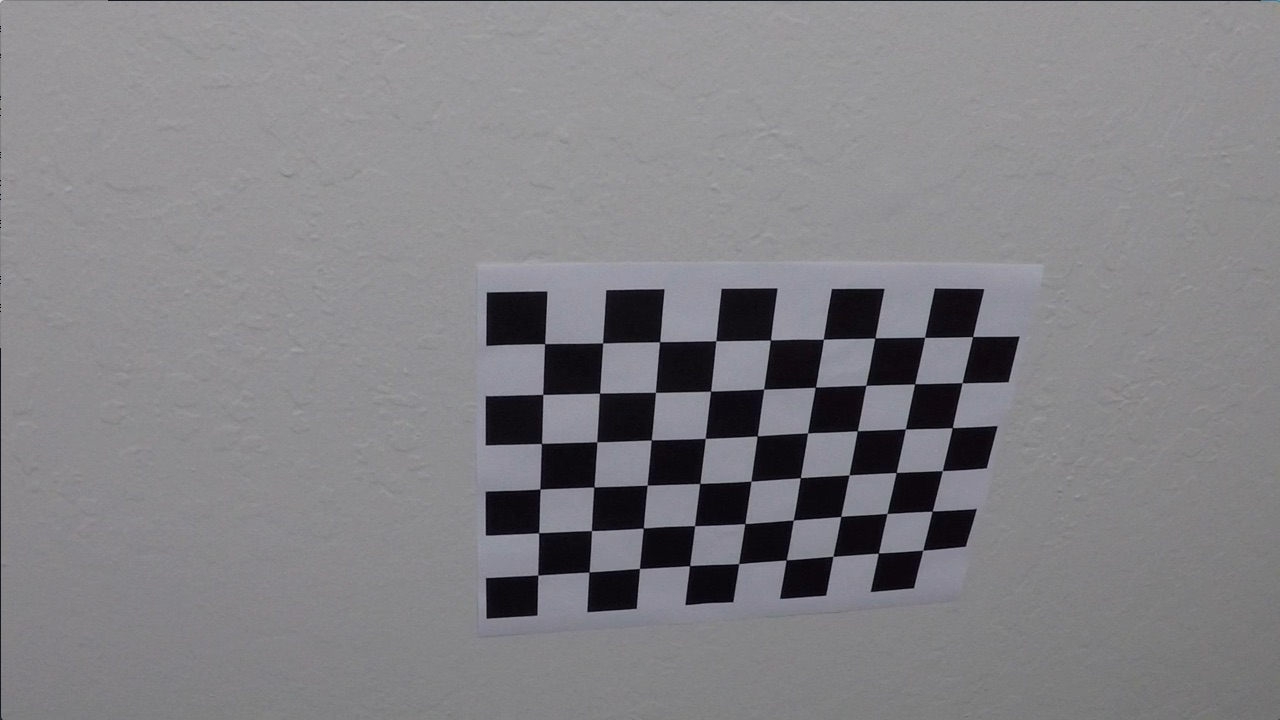
#> input picture camera_cal/calibration10.jpg, 1280 x 720 px; its folder holds only this picture in this run
$ jupyter execute --allow-errors 'Lane Detection worksheet.ipynb'   (shell and % lines are left out)   (older library calls are emulated)
#> lines starting #> are read from the running program, lines starting #| are printed output that depends on the picture; after the words box and inside, x2 and y2 are one past the last pixel; in counts of white or black regions, pixels touching at a corner belong together
#> further down, img is the input picture: shape (720, 1280, 3); mean B, G, R 133.1, 129.4, 130.2
#> `ret, corners = cv2.findChessboardCorners(gray, (x_cor,y_cor), None)`: ret = True; corners = 54 rows, first 8: [545.3, 343.1], [602.7, 342.8], [660.1, 341.3], [715.8, 340.7], [770.6, 340], [823.5, 339.2], [874.3, 338.5], [925.1, 337.4]
# Advance Lane Detection

**Advanced Lane Finding Project**

The goals / steps of this project are the following:

* Compute the camera calibration matrix and distortion coefficients given a set of chessboard images.
* Apply a distortion correction to raw images.
* Use color transforms, gradients, etc., to create a thresholded binary image.
* Apply a perspective transform to rectify binary image ("birds-eye view").
* Detect lane pixels and fit to find the lane boundary.
* Determine the curvature of the lane and vehicle position with respect to center.
* Warp the detected lane boundaries back onto the original image.
* Output visual display of the lane boundaries and numerical estimation of lane curvature and vehicle position.

# Camera Calibration

* Camera has been calibrated using chessboard images found on the camera_cal folder.
* [Reference](https://github.com/udacity/CarND-Camera-Calibration)

- The number of corners in x axis and y axis are defined so opencv can find the corners in the image and store the object points in objpoints and imgpoints array,
- which will later be used to get the camera matrix from calibrate camera function.
- camera matrix is useful in undistorting the image

[cell 1]
import cv2
import glob
import numpy as np
import matplotlib.pyplot as plt
import matplotlib.image as mpimg

x_cor = 9
y_cor = 6
# Prepare object points, like (0,0,0), (1,0,0), (2,0,0) ....,(6,5,0)
objp = np.zeros((y_cor*x_cor,3), np.float32)
objp[:,:2] = np.mgrid[0:x_cor, 0:y_cor].T.reshape(-1,2)

# Arrays to store object points and image points from all the images.
objpoints = [] # 3d points in real world space
imgpoints = [] # 2d points in image plane.
images = glob.glob('camera_cal/calibration*.jpg') # Make a list of paths to calibration images
# Step through the list and search for chessboard corners

plt.figure(figsize=(12, 18)) #Figure for calibration images
plt.figtext(0.5,0.9,'Image with corners patterns drawn', fontsize=22, ha='center')
#> (the rest of this cell did not finish here and is left out)

[cell 2]
img = cv2.imread('camera_cal/calibration1.jpg')
#> (the rest of this cell did not finish here and is left out)

# Camera Class
- Defining a camera class will help in future projects
- This camera class has chessboard_calibrate function which was explained earlier.
- This helps in initializing one class to access all camera properties

[cell 3]
class camera:
    def __init__(self):
        self.objpoints = None
        self.imgpoints = None
        self.mtx = None
        self.dist = None

    def chessboard_calibrate(self,img_path,x_cor,y_cor):
        # Prepare object points, like (0,0,0), (1,0,0), (2,0,0) ....,(6,5,0)
        objp = np.zeros((y_cor*x_cor,3), np.float32)
        objp[:,:2] = np.mgrid[0:x_cor, 0:y_cor].T.reshape(-1,2)

        # Arrays to store object points and image points from all the images.
        self.objpoints = [] # 3d points in real world space
        self.imgpoints = [] # 2d points in image plane.
        img_size = None
        images = glob.glob(img_path) # Make a list of paths to calibration images
        # Step through the list and search for chessboard corners
        for idx, fname in enumerate(images):
            img = cv2.imread(fname)
            gray = cv2.cvtColor(img, cv2.COLOR_BGR2GRAY) # Conver to grayscale
            ret, corners = cv2.findChessboardCorners(gray, (x_cor,y_cor), None) # Find the chessboard corners
            img_size = (img.shape[1], img.shape[0])
            # If found, add object points, image points
            if ret == True:
                self.objpoints.append(objp)
                self.imgpoints.append(corners)
        ret, self.mtx, self.dist, rvecs, tvecs = cv2.calibrateCamera(self.objpoints, self.imgpoints, img_size,None,None)


    def undistort(self,img):
        dst = cv2.undistort(img, self.mtx, self.dist, None, self.mtx)
        return dst

[cell 4]
cam = camera()
cam.chessboard_calibrate("camera_cal/calibration*.jpg",9,6)
#> in chessboard_calibrate, `ret, corners = cv2.findChessboardCorners(gray, (x_cor,y_cor), None)`: ret = True
#> in chessboard_calibrate, `ret, self.mtx, self.dist, rvecs, tvecs = cv2.calibrateCamera(self.objp..`: ret = 0.68; self.mtx = [[1143.7, 0, 681.7], [0, 1109.2, 367.7], [0, 0, 1]]; self.dist = [[-0.515, 2.99, -0.00876, 0.00937, 1.41]]; rvecs = ([0.451, -0.252, 0.0361],); tvecs = ([-2.31, -0.422, 19.12],)
img = plt.imread("test_images/test6.jpg")
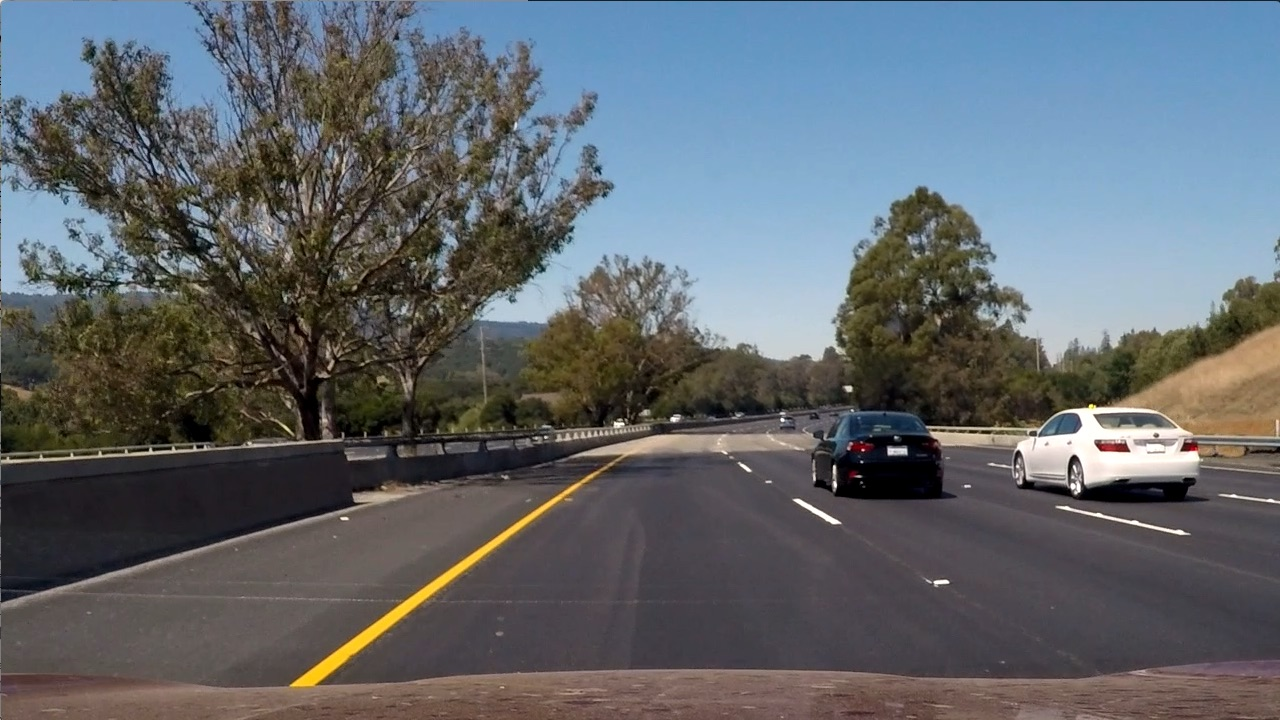
#> input picture test_images/test6.jpg, 1280 x 720 px
#> img is the input picture: shape (720, 1280, 3); mean R, G, B 97, 102.6, 107.9
f, (ax1, ax2) = plt.subplots(1, 2, figsize=(20,10))
ax1.imshow(img)
ax2.imshow(cam.undistort(img))
print(img.shape)
#| (720, 1280, 3)

# Color Filtering
* The color information can easily be inferred in HLS color space compared to RGB
* The saturation channel has been used in gradient threshold and magnitude threshold
* Tried to filter just the white and yellow colors in the pipeline
* Turns out for the project_video white and yellow filter turns out to be working well.
* The thresholding functions just give out the binary image with ones and zeros.

[cell 5]
import os

#from the course materials
def gradient_direction_thresh(img,kernel_size = 15, gradient_thresh = (170, 255)):
    img = np.copy(img)
    # Convert to HLS color space and separate the V channel
    hls = cv2.cvtColor(img, cv2.COLOR_RGB2HLS).astype(np.float)
    l_channel = hls[:,:,1]
    s_channel = hls[:,:,2]
    # Sobel
    sobelx = cv2.Sobel(s_channel, cv2.CV_64F, 1, 0, ksize=kernel_size)
    sobely = cv2.Sobel(s_channel, cv2.CV_64F, 0, 1, ksize=kernel_size)
    gradient_direction = np.arctan2(np.absolute(sobely), np.absolute(sobelx))
    binary_output =  np.zeros_like(gradient_direction)
    binary_output[(gradient_direction >= gradient_thresh[0]) & (gradient_direction <= gradient_thresh[1])] = 1
    return binary_output


def gradient_magnitude_thresh(img, kernel_size = 9, gradient_thresh=(30, 255)):
    img = np.copy(img)
    img = cv2.cvtColor(img, cv2.COLOR_RGB2HLS)
    s_channel = img[:,:,2]
    #sobel filter
    sobelx = cv2.Sobel(s_channel, cv2.CV_64F, 1, 0, ksize=kernel_size)
    sobely = cv2.Sobel(s_channel, cv2.CV_64F, 0, 1, ksize=kernel_size)
    gradmag = np.sqrt(sobelx**2 + sobely**2)
    scale_factor = np.max(gradmag)/255
    gradmag = (gradmag/scale_factor).astype(np.uint8)
    binary_output = np.zeros_like(gradmag)
    binary_output[(gradmag >= gradient_thresh[0]) & (gradmag <= gradient_thresh[1])] = 1
    return binary_output

def pipeline(img,color=False, mag_dir_thresh=False):
    rgbimg = np.copy(img)
    hls = cv2.cvtColor(rgbimg, cv2.COLOR_RGB2HLS).astype(np.float)

    lower_white = np.array([0,210,0], dtype=np.uint8)
    upper_white = np.array([255,255,255], dtype=np.uint8)
    white_mask = cv2.inRange(hls, lower_white, upper_white)

    ## Yellow Color
    lower_yellow = np.array([18,0,100], dtype=np.uint8)
    upper_yellow = np.array([30,220,255], dtype=np.uint8)
    yellow_mask = cv2.inRange(hls, lower_yellow, upper_yellow)

    combined_binary = np.zeros_like(white_mask)

    # Dir Mag Threshold
    if mag_dir_thresh:
        dir_mask = gradient_direction_thresh(rgbimg)
        mag_mask = gradient_magnitude_thresh(rgbimg)
        combined_binary[((dir_mask == 1) & (mag_mask == 1))] = 255

    if color:
        return np.dstack((white_mask, yellow_mask, combined_binary))

    else:
        combined_binary[((white_mask == 255) | (yellow_mask == 255))] = 255
        combined_binary[(combined_binary == 255)] = 1
        return combined_binary


image = plt.imread(os.path.join('test_images', 'test4.jpg'))
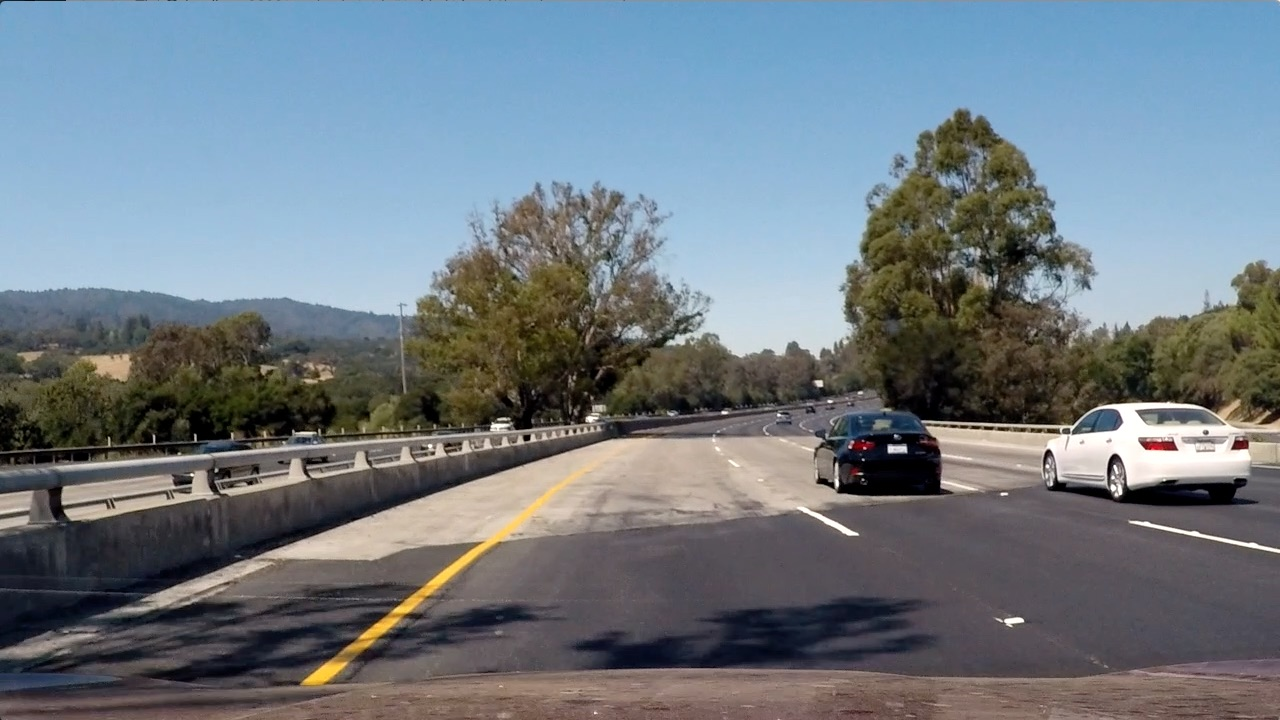
#> input picture test_images/test4.jpg, 1280 x 720 px
#> image is the input picture: shape (720, 1280, 3); mean R, G, B 112.2, 122.7, 130.9

result = pipeline(image)
#> in pipeline, `white_mask = cv2.inRange(hls, lower_white, upper_white)`:
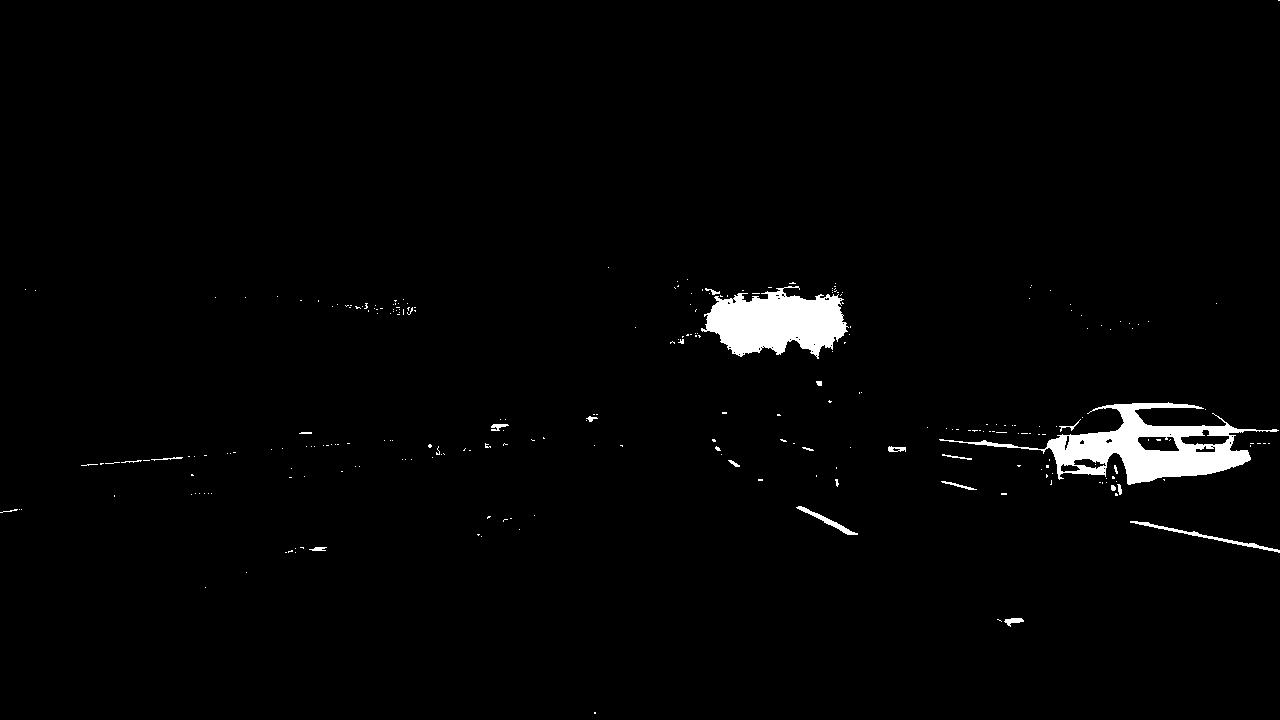
#> white_mask: shape (720, 1280); 1.9% white; 265 white regions (242 under 20 px), largest, box (x1, y1, x2, y2) and area: (939, 402, 1279, 485) 8320, (701, 286, 849, 359) 6805, (1130, 521, 1280, 553) 470
#> result: shape (720, 1280); values 0 (black) and 1 (white), 4.8% white; 1337 white regions (1150 under 20 px), largest, box (x1, y1, x2, y2) and area: (939, 402, 1279, 485) 8322, (701, 286, 849, 359) 6805, (466, 272, 582, 381) 4604

# Plot the result
f, (ax1, ax2,ax3,ax4) = plt.subplots(1,4, figsize=(24, 9))
f.tight_layout()

ax1.imshow(image)
ax1.set_title('Original Image', fontsize=40)
ax2.imshow(result)
ax2.set_title('Pipeline Result', fontsize=40)
ax3.imshow(pipeline(image,False,True))
#> in gradient_magnitude_thresh, `gradmag = np.sqrt(sobelx**2 + sobely**2)`:
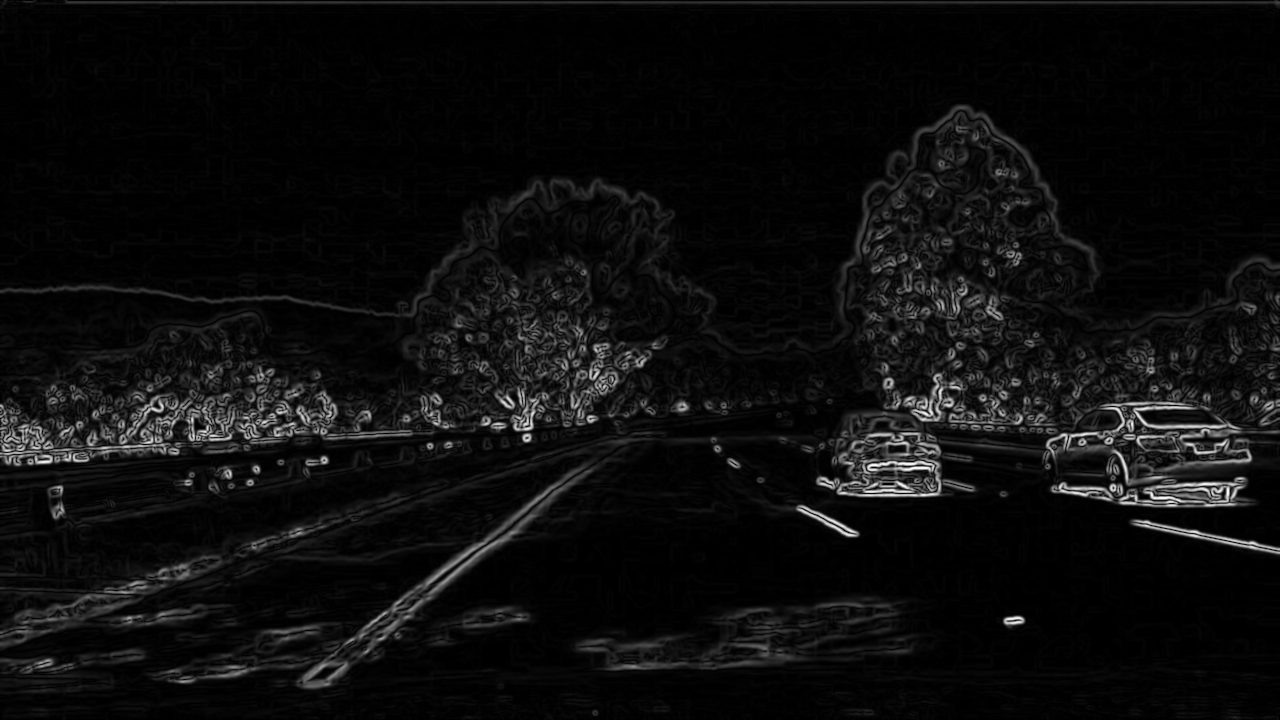
#> gradmag: shape (720, 1280) float64; min 0, max 2365444.9, mean 128115.7; drawn with min black and max white
#> in gradient_magnitude_thresh, `scale_factor = np.max(gradmag)/255`: scale_factor = 9276.3
#> (the rest of the program and of its run is left out)
